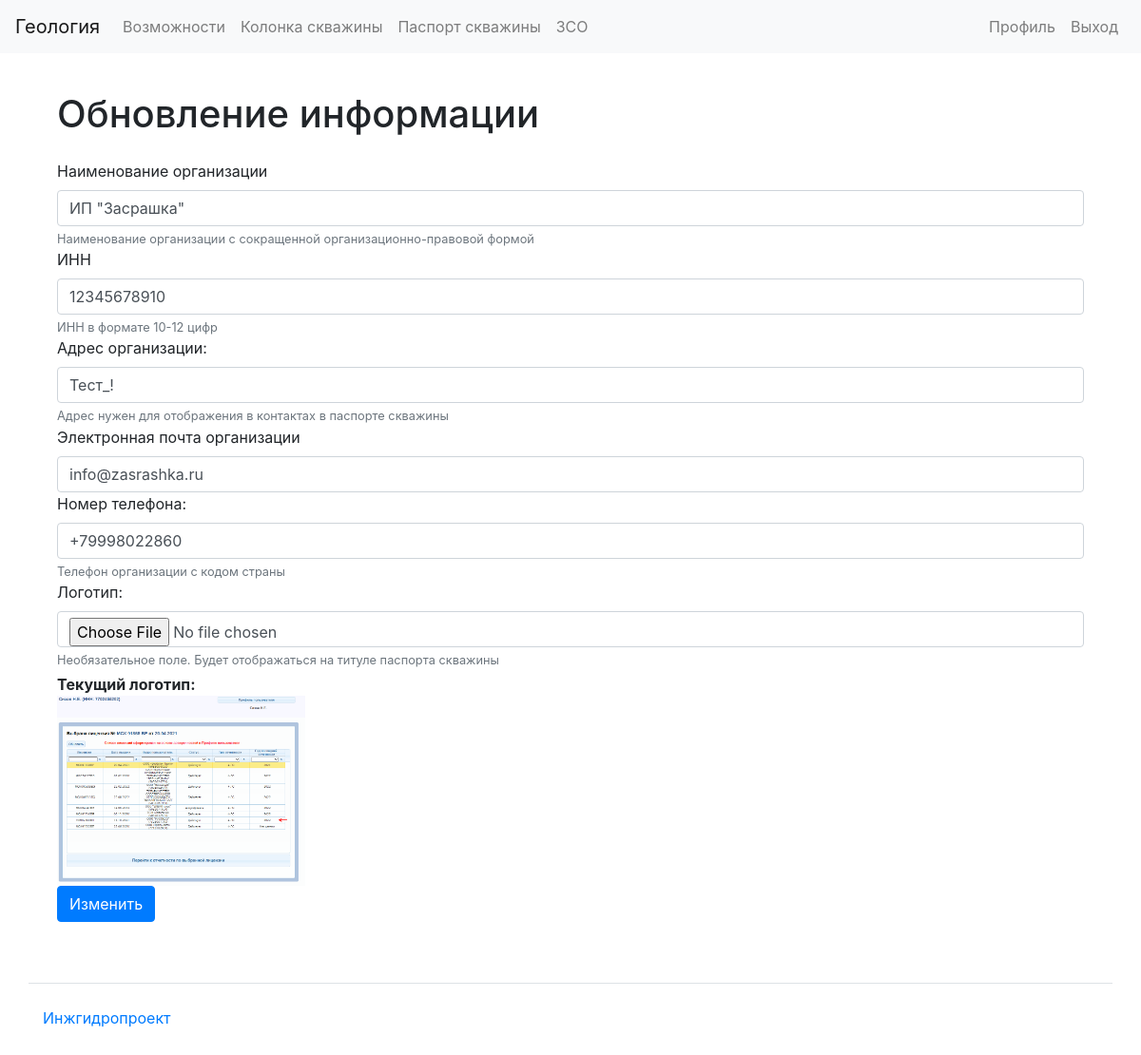
Page /organizations/3/update/ (signed in) on the committed database.
### apps/organizations/models.py (models this page shows, shortened)
class Organization(models.Model):
    user = models.ForeignKey(
        settings.AUTH_USER_MODEL, related_name="organizations", on_delete=models.CASCADE
    )
    org_name = models.CharField(max_length=100)
    inn = models.CharField(max_length=12)
    address = models.CharField(max_length=200)
    email = models.EmailField()
    phone = models.CharField(max_length=15)
    logo = models.ImageField(upload_to="logos/")

### apps/organizations/views.py (the view, shortened to what this page needs)
# urls.py: path("<int:pk>/update/", views.UpdateView.as_view(), name="organization_update"),
@method_decorator(login_required, name="dispatch")
class UpdateView(UpdateView):
    def get(self, request, *args, **kwargs):
        org_id = kwargs.get("pk")
        current_user = request.user
        context = {}
        organization = Organization.objects.get(id=org_id)
        if current_user.id == organization.user_id:
            form = UpdateOrganizationForm(instance=organization)
            context["update_form"] = form
            if organization.logo:
                context["logo"] = organization.logo
            return render(request, "organizations/update.html", context)
        else:
            messages.error(request, _("Сюда не ходите."))
            return redirect("organizations_mine")

### templates/organizations/update.html (shortened to what this page needs)
{% extends 'base.html' %}
{% load bootstrap4 %}
{% load i18n %}
{% block content %}
  <div class="container wrapper flex-grow-1">
    <h1 class="my-4">{% translate 'Обновление информации' %}</h1>
    <form method="post" enctype="multipart/form-data">
      {% for field in update_form %}
          {{field.label_tag}}
          {{field}}
          {% if field.help_text %}
          <small class="form-text text-muted">{{field.help_text}}</small>
          {% endif %}
      {% endfor %}
      {% if logo %}
      <b class="form-text"> Текущий логотип:</b>
      <img src="{{ logo.url }}" style="max-height:200px">
      {% endif %}
      <div class="form-group">
        <input class="btn btn-primary" type="submit" value="Изменить" />
      </div>
    </form>
  </div>
{% endblock %}

### rows in the picture
Organization: update_form "ИП \"Засрашка\"" "12345678910" "Тест_!" "info@zasrashka.ru" "+79998022860"

### other values in the picture
{{ field.label_tag }} "Наименование организации" "ИНН" "Адрес организации:" "Электронная почта организации" "Номер телефона:" "Логотип:"
{{ field.help_text }} "Наименование организации с сокращенной организационно-правовой формой" "ИНН в формате 10-12 цифр" "Адрес нужен для отображения в контактах в паспорте скважины" "Телефон организации с кодом страны" "Необязательное поле. Будет отображаться на титуле паспорта скважины"
